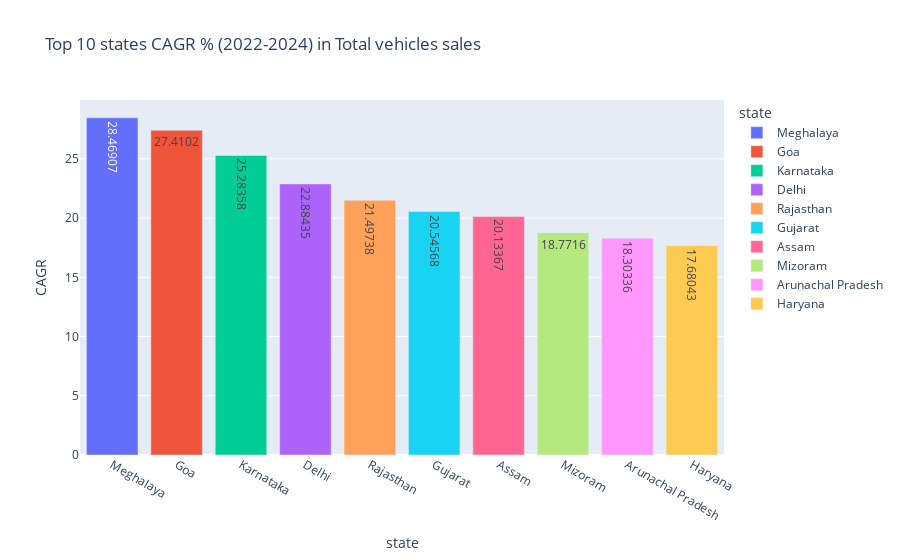

The code cell stored with this chart in its notebook:
### Code cell
fig=px.bar(state_top10,x='state',y='CAGR',text_auto=True,title='Top 10 states CAGR % (2022-2024) in Total vehicles sales',color='state')
fig.show()

### Figure 1 — Plotly figure (JSON) as saved in the notebook; plotly's stock layout.template omitted (floating-point values rounded to 4 significant figures)
{"data": [{"alignmentgroup": "True", "hovertemplate": "state=%{x}<br>CAGR=%{y}<extra></extra>", "legendgroup": "Meghalaya", "marker": {"color": "#636efa", "pattern": {"shape": ""}}, "name": "Meghalaya", "offsetgroup": "Meghalaya", "orientation": "v", "showlegend": true, "textposition": "auto", "texttemplate": "%{y}", "type": "bar", "x": ["Meghalaya"], "xaxis": "x", "y": [28.47], "yaxis": "y"}, {"alignmentgroup": "True", "hovertemplate": "state=%{x}<br>CAGR=%{y}<extra></extra>", "legendgroup": "Goa", "marker": {"color": "#EF553B", "pattern": {"shape": ""}}, "name": "Goa", "offsetgroup": "Goa", "orientation": "v", "showlegend": true, "textposition": "auto", "texttemplate": "%{y}", "type": "bar", "x": ["Goa"], "xaxis": "x", "y": [27.41], "yaxis": "y"}, {"alignmentgroup": "True", "hovertemplate": "state=%{x}<br>CAGR=%{y}<extra></extra>", "legendgroup": "Karnataka", "marker": {"color": "#00cc96", "pattern": {"shape": ""}}, "name": "Karnataka", "offsetgroup": "Karnataka", "orientation": "v", "showlegend": true, "textposition": "auto", "texttemplate": "%{y}", "type": "bar", "x": ["Karnataka"], "xaxis": "x", "y": [25.28], "yaxis": "y"}, {"alignmentgroup": "True", "hovertemplate": "state=%{x}<br>CAGR=%{y}<extra></extra>", "legendgroup": "Delhi", "marker": {"color": "#ab63fa", "pattern": {"shape": ""}}, "name": "Delhi", "offsetgroup": "Delhi", "orientation": "v", "showlegend": true, "textposition": "auto", "texttemplate": "%{y}", "type": "bar", "x": ["Delhi"], "xaxis": "x", "y": [22.88], "yaxis": "y"}, {"alignmentgroup": "True", "hovertemplate": "state=%{x}<br>CAGR=%{y}<extra></extra>", "legendgroup": "Rajasthan", "marker": {"color": "#FFA15A", "pattern": {"shape": ""}}, "name": "Rajasthan", "offsetgroup": "Rajasthan", "orientation": "v", "showlegend": true, "textposition": "auto", "texttemplate": "%{y}", "type": "bar", "x": ["Rajasthan"], "xaxis": "x", "y": [21.5], "yaxis": "y"}, {"alignmentgroup": "True", "hovertemplate": "state=%{x}<br>CAGR=%{y}<extra></extra>", "legendgroup": "Gujarat", "marker": {"color": "#19d3f3", "pattern": {"shape": ""}}, "name": "Gujarat", "offsetgroup": "Gujarat", "orientation": "v", "showlegend": true, "textposition": "auto", "texttemplate": "%{y}", "type": "bar", "x": ["Gujarat"], "xaxis": "x", "y": [20.55], "yaxis": "y"}, {"alignmentgroup": "True", "hovertemplate": "state=%{x}<br>CAGR=%{y}<extra></extra>", "legendgroup": "Assam", "marker": {"color": "#FF6692", "pattern": {"shape": ""}}, "name": "Assam", "offsetgroup": "Assam", "orientation": "v", "showlegend": true, "textposition": "auto", "texttemplate": "%{y}", "type": "bar", "x": ["Assam"], "xaxis": "x", "y": [20.13], "yaxis": "y"}, {"alignmentgroup": "True", "hovertemplate": "state=%{x}<br>CAGR=%{y}<extra></extra>", "legendgroup": "Mizoram", "marker": {"color": "#B6E880", "pattern": {"shape": ""}}, "name": "Mizoram", "offsetgroup": "Mizoram", "orientation": "v", "showlegend": true, "textposition": "auto", "texttemplate": "%{y}", "type": "bar", "x": ["Mizoram"], "xaxis": "x", "y": [18.77], "yaxis": "y"}, {"alignmentgroup": "True", "hovertemplate": "state=%{x}<br>CAGR=%{y}<extra></extra>", "legendgroup": "Arunachal Pradesh", "marker": {"color": "#FF97FF", "pattern": {"shape": ""}}, "name": "Arunachal Pradesh", "offsetgroup": "Arunachal Pradesh", "orientation": "v", "showlegend": true, "textposition": "auto", "texttemplate": "%{y}", "type": "bar", "x": ["Arunachal Pradesh"], "xaxis": "x", "y": [18.3], "yaxis": "y"}, {"alignmentgroup": "True", "hovertemplate": "state=%{x}<br>CAGR=%{y}<extra></extra>", "legendgroup": "Haryana", "marker": {"color": "#FECB52", "pattern": {"shape": ""}}, "name": "Haryana", "offsetgroup": "Haryana", "orientation": "v", "showlegend": true, "textposition": "auto", "texttemplate": "%{y}", "type": "bar", "x": ["Haryana"], "xaxis": "x", "y": [17.68], "yaxis": "y"}], "layout": {"barmode": "relative", "legend": {"title": {"text": "state"}, "tracegroupgap": 0}, "title": {"text": "Top 10 states CAGR % (2022-2024) in Total vehicles sales"}, "xaxis": {"anchor": "y", "categoryarray": ["Meghalaya", "Goa", "Karnataka", "Delhi", "Rajasthan", "Gujarat", "Assam", "Mizoram", "Arunachal Pradesh", "Haryana"], "categoryorder": "array", "domain": [0, 1], "title": {"text": "state"}}, "yaxis": {"anchor": "x", "domain": [0, 1], "title": {"text": "CAGR"}}}}
